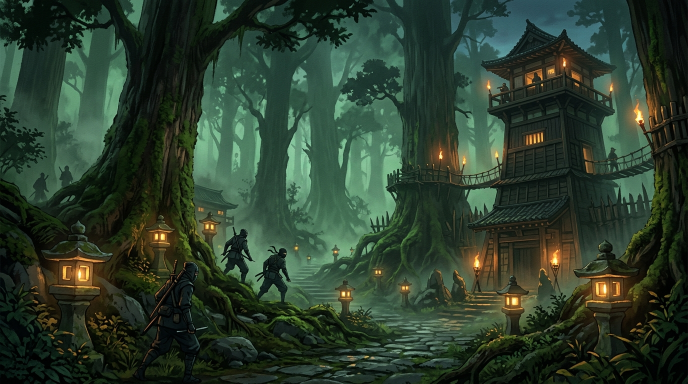
#> input picture src/assets/images/shinobi_campaign_forest_backdrop_1791702689788.jpg, 1376 x 768 px, given in place of kirin_thunder.png, which was not available (shown at 1/2 size)
$ python kred.py ../../../src/assets/images ../../../src/assets/images/shinobi_character_creator_backdrop_1791702680560.jpg
#> lines starting #> are read from the running program, lines starting #| are printed output that depends on the picture; pictures that were not available may be replaced by others from this repository, and a replacement may not be noted
### scratchpad/art2/icons-r6-tools/lib.py
# helpers for the r6 experiments (numpy): oklab, box resize, quantize, views
import numpy as np
from PIL import Image, ImageDraw
def load_his(path):
    im = np.asarray(Image.open(path).convert('RGB')).astype(np.float64)
    return im[1:-1, 1:-1]
def lin(c):
    c = c / 255.0
    return np.where(c <= 0.04045, c / 12.92, ((c + 0.055) / 1.055) ** 2.4)
def oklab(rgb):
    R, G, B = [lin(rgb[..., k]) for k in range(3)]
    l = np.cbrt(0.4122214708 * R + 0.5363325363 * G + 0.0514459929 * B)
    m = np.cbrt(0.2119034982 * R + 0.6806995451 * G + 0.1073969566 * B)
    s = np.cbrt(0.0883024619 * R + 0.2817188376 * G + 0.6299787005 * B)
    return np.stack([0.2104542553 * l + 0.793617785 * m - 0.0040720468 * s, 1.9779984951 * l - 2.428592205 * m + 0.4505937099 * s, 0.0259040371 * l + 0.7827717662 * m - 0.808675766 * s], -1)
def box(src, w, h):
#> called with w = 44, h = 44
    H, W = src.shape[:2]
#> H = 766; W = 1374
    out = np.zeros((h, w, src.shape[2]))
    sx, sy = W / w, H / h
#> sx = 31.23; sy = 17.41
    for y in range(h):
        y0, y1 = y * sy, (y + 1) * sy
        for x in range(w):
            x0, x1 = x * sx, (x + 1) * sx
            acc = 0; wt = 0
            for yy in range(int(np.floor(y0)), int(np.ceil(y1))):
                cy = min(y1, yy + 1) - max(y0, yy)
                for xx in range(int(np.floor(x0)), int(np.ceil(x1))):
                    c = (min(x1, xx + 1) - max(x0, xx)) * cy
                    acc = acc + src[min(yy, H - 1), min(xx, W - 1)] * c; wt += c
            out[y, x] = acc / wt
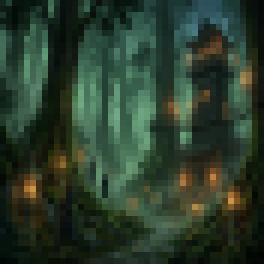
#> out: shape (44, 44, 3) float64 (shown 6 times larger); mean of channels 0, 1, 2 44.1, 61.8, 45.2; drawn as R, G, B
    return out
def hexes(s):
    return np.array([[int(h[i:i + 2], 16) for i in (1, 3, 5)] for h in s.split()], float)
def quant(img, pal, cw=1.0):
    a = oklab(img); b = oklab(pal)
    d = ((a[..., None, 0] - b[None, None, :, 0]) * 1.4) ** 2 + ((a[..., None, 1] - b[None, None, :, 1]) * cw) ** 2 + ((a[..., None, 2] - b[None, None, :, 2]) * cw) ** 2
    return d.argmin(-1)
def big(img, z):
    return Image.fromarray(np.clip(img, 0, 255).astype(np.uint8)).resize((img.shape[1] * z, img.shape[0] * z), Image.NEAREST)
def gridify(im, z, n, step=5):
    d = ImageDraw.Draw(im)
    for g in range(0, n + 1, step):
        d.line([(g * z, 0), (g * z, n * z)], fill=(255, 60, 60)); d.line([(0, g * z), (n * z, g * z)], fill=(255, 60, 60))
        if g < n: d.text((g * z + 2, 1), str(g), fill=(255, 255, 0)); d.text((1, g * z + 2), str(g), fill=(255, 255, 0))
    return im
def row(ims, gap=10, bg=(17, 18, 24)):
    W = sum(i.size[0] for i in ims) + gap * (len(ims) + 1); H = max(i.size[1] for i in ims) + 2 * gap
    o = Image.new('RGB', (W, H), bg); x = gap
    for i in ims: o.paste(i, (x, gap)); x += i.size[0] + gap
    return o
# [5 lines left out: function col, not called in this run]
def gauss2(v, s):
    r = int(np.ceil(s * 2.5)); k = np.exp(-np.arange(-r, r + 1) ** 2 / (2 * s * s)); k /= k.sum()
    def c1(a, axis):
        a = np.moveaxis(a, axis, -1); p = np.concatenate([np.repeat(a[..., :1], r, -1), a, np.repeat(a[..., -1:], r, -1)], -1)
        o = sum(k[i] * p[..., i:i + a.shape[-1]] for i in range(2 * r + 1))
        return np.moveaxis(o, -1, axis)
    return c1(c1(v, 0), 1)
def gaussrgb(im, s):
    return np.stack([gauss2(im[..., k], s) for k in range(im.shape[2])], -1)
# [37 lines left out: functions dpid, medianL, not called in this run]

### scratchpad/art2/icons-r6-tools/kred.py
import sys, numpy as np
sys.path.insert(0, sys.argv[1])
from lib import *
from PIL import Image

W = sys.argv[2]
src = load_his(W + '/out/ref/kirin_thunder.png')
pal = hexes('#181639 #1a2351 #1a3269 #1d3f82 #1d4f91 #225da1 #296fad #2f7fbc #328fc8 #3ea0cf #48b2da #56c3e2 #5ed5ea #77e6f2 #96f3f8 #d3fbfb #feffff')
b = box(src, 44, 44)
lz = np.asarray(Image.fromarray(src.astype(np.uint8)).resize((44, 44), Image.LANCZOS)).astype(float)
def usm(im, s, a):
    bl = gaussrgb(im, s)
    return im + a * (im - bl)
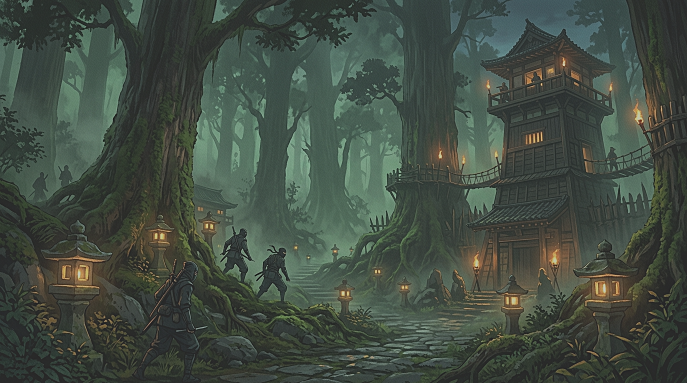
#> returned value: shape (766, 1374, 3) float64 (shown at 1/2 size); mean of channels 0, 1, 2 44.1, 61.8, 45.3; drawn with min black and max white
# pre-sharpen at source then box
ps = box(usm(src, 2.0, 0.8), 44, 44)
#> the loop in box (call 2), `for y in range(h):` made 44 passes
#> (y0, y1) on passes 1 to 12: (0, 17.41), (17.41, 34.82), (34.82, 52.23), (52.23, 69.64), (69.64, 87.05), (87.05, 104.5), (104.5, 121.9), (121.9, 139.3), (139.3, 156.7), (156.7, 174.1), (174.1, 191.5), (191.5, 208.9)
outs = [('box', b), ('lanczos', lz), ('box+usm.6', usm(b, 0.8, 0.6)), ('presharp', ps), ('box+usm1', usm(b, 0.8, 1.0))]
#> in c1 (call 18), `p = np.concatenate([np.repeat(a[..., :1], r, -1), a, np.repeat(a[..., `:
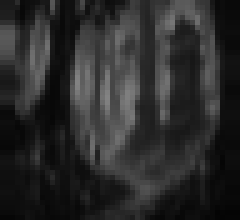
#> p: shape (44, 48) float64 (shown 5 times larger); min 4.76, max 131.9, mean 43.3
ims = []
for name, im in outs:
    q = pal[quant(np.clip(im, 0, 255), pal)]
    ims.append(gridify(big(q, 8), 8, 44))
#> this loop made 5 passes
#> name on passes 1 to 5: 'box', 'lanczos', 'box+usm.6', 'presharp', 'box+usm1'
#> pass 1, in oklab, `R, G, B = [lin(rgb[..., k]) for k in range(3)]`:
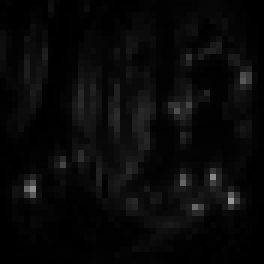
#> R: shape (44, 44) float64 (shown 6 times larger); min 0.000402, max 0.601, mean 0.036
#> after the loop:
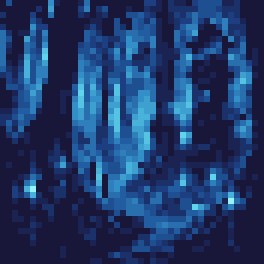
#> q: shape (44, 44, 3) float64 (shown 6 times larger); mean of channels 0, 1, 2 30.4, 56.6, 104.5; drawn as R, G, B
#> after the loop, ims = 5 items
row(ims[:3]).save(W + '/kred-a.png'); row(ims[3:] + [gridify(big(b, 8), 8, 44)]).save(W + '/kred-b.png')
#> after the loop in row, `for i in ims: o.paste(i, (x, gap)); x += i.size[0] + gap`:
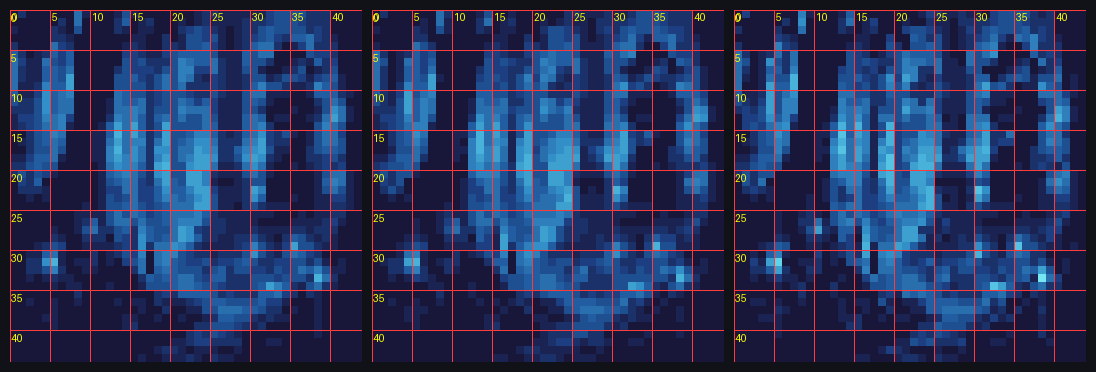
#> o: PIL image 1096x372 RGB; mean R, G, B 39.4, 52.6, 94.7
#> after the loop in row, `for i in ims: o.paste(i, (x, gap)); x += i.size[0] + gap`: x = 1096
#> call 2 of row, with gap = 10, bg = (17, 18, 24)
#> in row (call 2), `H = max((i.size[1] for i in ims)) + 2 * gap`: H = 372
#> the loop in row (call 2), `for i in ims: o.paste(i, (x, gap)); x += i.size[0] + gap` made 3 passes
#> x on passes 1 to 3: 372, 734, 1096
#> after the loop in row (call 2), `for i in ims: o.paste(i, (x, gap)); x += i.size[0] + gap`:
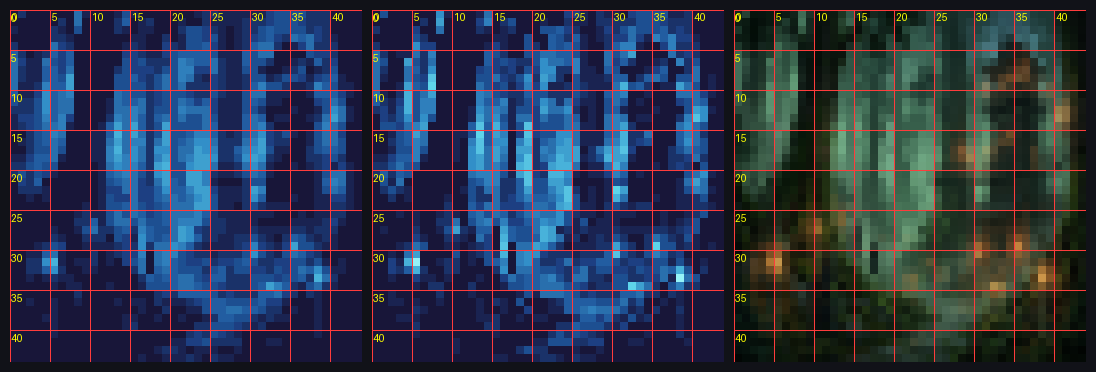
#> o: PIL image 1096x372 RGB; mean R, G, B 43.7, 54.7, 77.6
#> after the loop in row (call 2), `for i in ims: o.paste(i, (x, gap)); x += i.size[0] + gap`: x = 1096

$ run again, on src/assets/images/shinobi_titanic_beast_backdrop_1791702699652.jpg
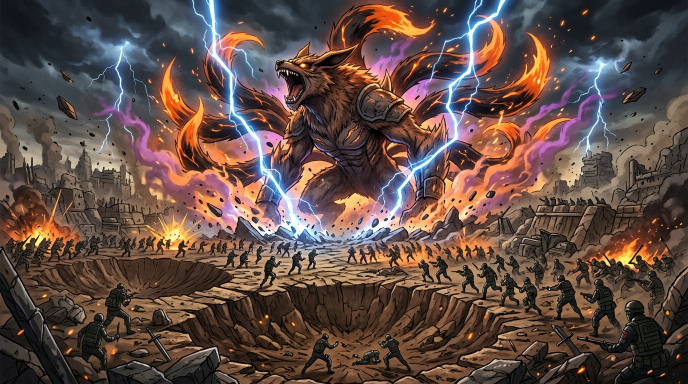
#> input picture src/assets/images/shinobi_titanic_beast_backdrop_1791702699652.jpg, 1376 x 768 px, given in place of kirin_thunder.png, which was not available (shown at 1/2 size)
#> the loop in box (call 2), `for y in range(h):` made 44 passes
#> (y0, y1) on passes 1 to 8: (0, 17.41), (17.41, 34.82), (34.82, 52.23), (52.23, 69.64), (69.64, 87.05), (87.05, 104.5), (104.5, 121.9), (121.9, 139.3)
#> the loop `for name, im in outs:` made 5 passes
#> name on passes 1 to 5: 'box', 'lanczos', 'box+usm.6', 'presharp', 'box+usm1'
#> after the loop `for name, im in outs:`: ims = 5 items
#> after the loop in row, `for i in ims: o.paste(i, (x, gap)); x += i.size[0] + gap`:
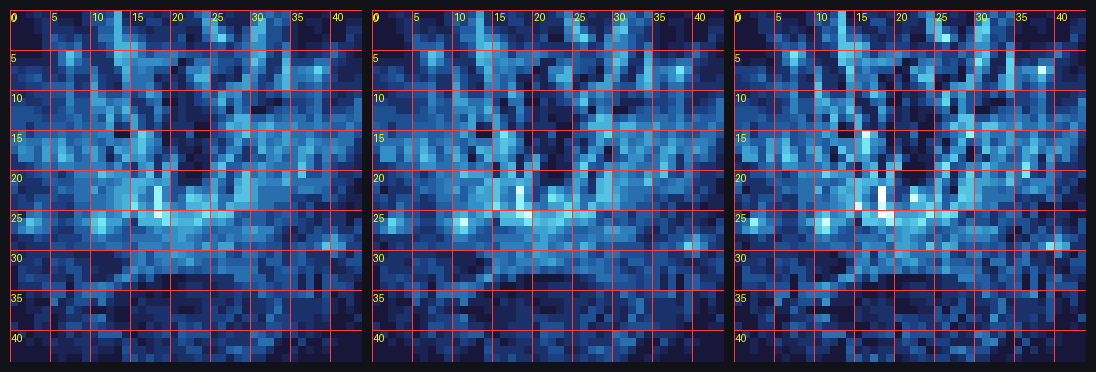
#> o: PIL image 1096x372 RGB; mean R, G, B 45.4, 75.3, 121.7
#> after the loop in row, `for i in ims: o.paste(i, (x, gap)); x += i.size[0] + gap`: x = 1096
#> in row (call 2), `H = max((i.size[1] for i in ims)) + 2 * gap`: H = 372
#> the loop in row (call 2), `for i in ims: o.paste(i, (x, gap)); x += i.size[0] + gap` made 3 passes
#> x on passes 1 to 3: 372, 734, 1096
#> after the loop in row (call 2), `for i in ims: o.paste(i, (x, gap)); x += i.size[0] + gap`:
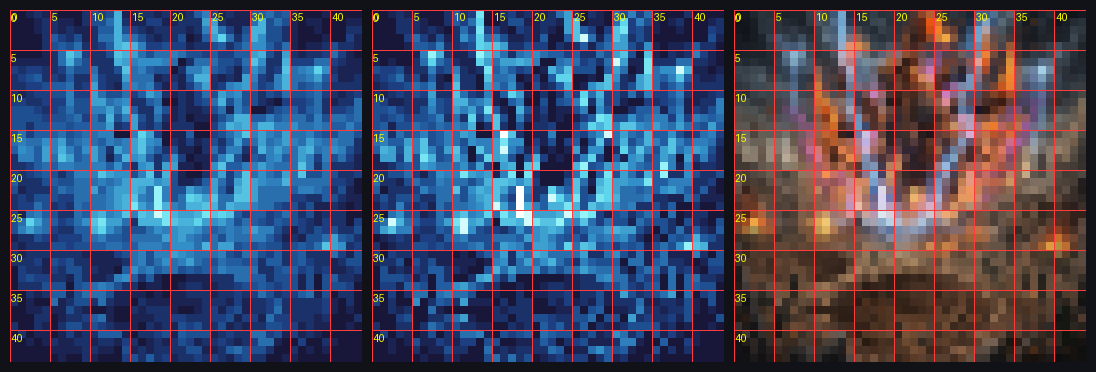
#> o: PIL image 1096x372 RGB; mean R, G, B 63.4, 74.1, 102.5
#> after the loop in row (call 2), `for i in ims: o.paste(i, (x, gap)); x += i.size[0] + gap`: x = 1096
